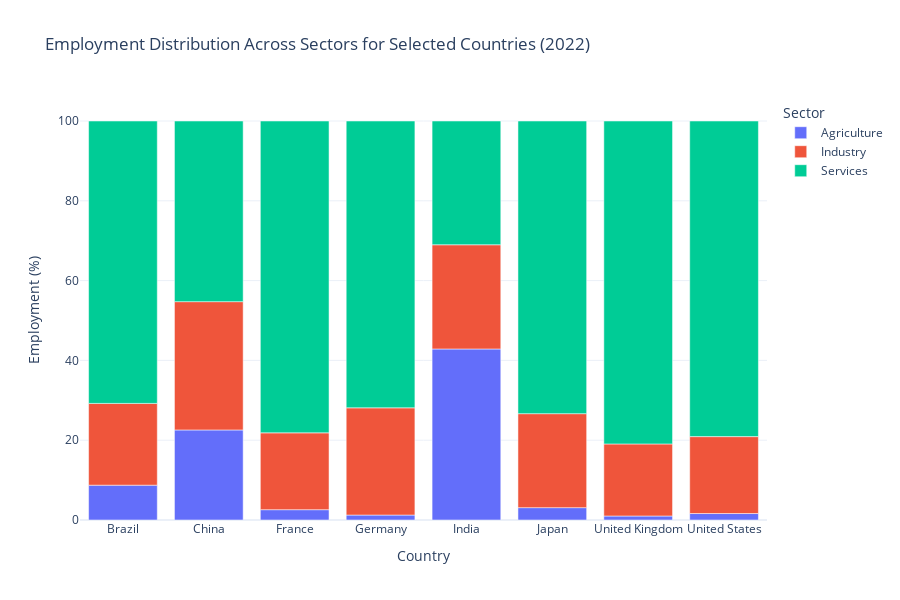

Here is the notebook cell this chart was saved with:
### Code cell
# Interactive bar chart: Employment sectors for selected countries
selected_countries = ['United States', 'China', 'Japan', 'Germany', 'India', 'Brazil', 'United Kingdom', 'France']
selected_data = latest_data_all[latest_data_all['Country Name'].isin(selected_countries)]

# Melt the dataframe
melted_selected = pd.melt(selected_data, 
                         id_vars=['Country Name'], 
                         value_vars=sector_cols,
                         var_name='Sector', 
                         value_name='Percentage')

# Clean sector names
melted_selected['Sector'] = melted_selected['Sector'].str.replace('Employment Sector: ', '')

# Create interactive bar chart
fig = px.bar(melted_selected, 
            x='Country Name', 
            y='Percentage', 
            color='Sector',
            title=f'Employment Distribution Across Sectors for Selected Countries ({latest_year_all})',
            labels={'Country Name': 'Country', 'Percentage': 'Employment (%)'},
            height=600)

fig.update_layout(template='plotly_white')
fig.show()

### Figure 1 — Plotly figure (JSON) as saved in the notebook; plotly's stock layout.template omitted (floating-point values rounded to 4 significant figures)
{"data": [{"hovertemplate": "Sector=Agriculture<br>Country=%{x}<br>Employment (%)=%{y}<extra></extra>", "legendgroup": "Agriculture", "marker": {"color": "#636efa", "pattern": {"shape": ""}}, "name": "Agriculture", "orientation": "v", "showlegend": true, "textposition": "auto", "type": "bar", "x": ["Brazil", "China", "France", "Germany", "India", "Japan", "United Kingdom", "United States"], "xaxis": "x", "y": [8.731, 22.57, 2.588, 1.241, 42.86, 3.101, 1.005, 1.621], "yaxis": "y"}, {"hovertemplate": "Sector=Industry<br>Country=%{x}<br>Employment (%)=%{y}<extra></extra>", "legendgroup": "Industry", "marker": {"color": "#EF553B", "pattern": {"shape": ""}}, "name": "Industry", "orientation": "v", "showlegend": true, "textposition": "auto", "type": "bar", "x": ["Brazil", "China", "France", "Germany", "India", "Japan", "United Kingdom", "United States"], "xaxis": "x", "y": [20.49, 32.15, 19.26, 26.87, 26.12, 23.55, 18.06, 19.28], "yaxis": "y"}, {"hovertemplate": "Sector=Services<br>Country=%{x}<br>Employment (%)=%{y}<extra></extra>", "legendgroup": "Services", "marker": {"color": "#00cc96", "pattern": {"shape": ""}}, "name": "Services", "orientation": "v", "showlegend": true, "textposition": "auto", "type": "bar", "x": ["Brazil", "China", "France", "Germany", "India", "Japan", "United Kingdom", "United States"], "xaxis": "x", "y": [70.78, 45.28, 78.16, 71.88, 31.02, 73.35, 80.94, 79.1], "yaxis": "y"}], "layout": {"barmode": "relative", "height": 600, "legend": {"title": {"text": "Sector"}, "tracegroupgap": 0}, "title": {"text": "Employment Distribution Across Sectors for Selected Countries (2022)"}, "xaxis": {"anchor": "y", "domain": [0, 1], "title": {"text": "Country"}}, "yaxis": {"anchor": "x", "domain": [0, 1], "title": {"text": "Employment (%)"}}}}
